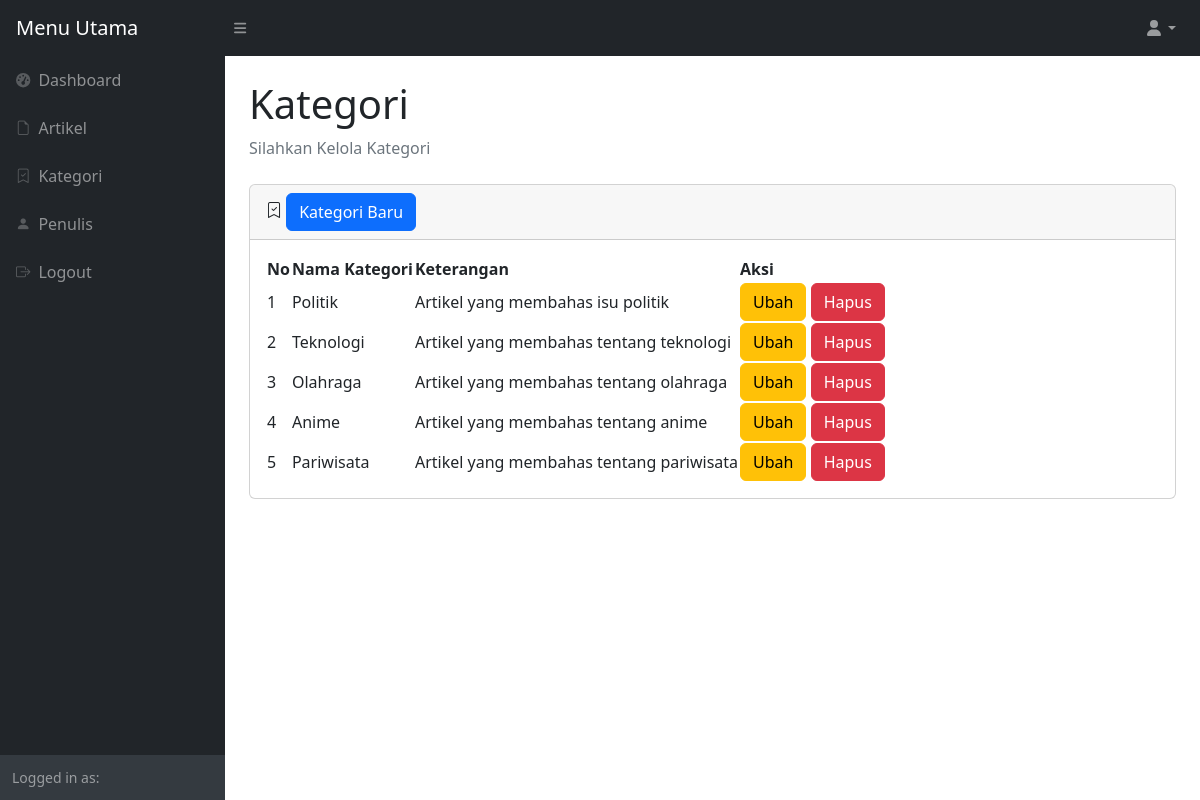
The page /kategori.php on the database its author committed.
### tables this page shows
CREATE TABLE IF NOT EXISTS `kategori` (
  `id_kategori` int NOT NULL AUTO_INCREMENT,
  `nama_kategori` varchar(50) NOT NULL DEFAULT '0',
  `keterangan` varchar(50) NOT NULL DEFAULT '0',
  PRIMARY KEY (`id_kategori`)
);

### kategori.php (the view, shortened to what this page needs)
<?php
require 'function.php';
?>
<!DOCTYPE html>
<html lang="en">
    <head>
        <link href="https://cdn.jsdelivr.net/npm/simple-datatables@7.1.2/dist/style.min.css" rel="stylesheet" />
        <link href="css/styles.css" rel="stylesheet" />
        <link rel="stylesheet" href="https://cdn.jsdelivr.net/npm/bootstrap-icons@1.11.3/font/bootstrap-icons.min.css">
    </head>
    <body class="sb-nav-fixed">
        <nav class="sb-topnav navbar navbar-expand navbar-dark bg-dark">
            <a class="navbar-brand ps-3" href="index.php">Menu Utama</a>
            <button class="btn btn-link btn-sm order-1 order-lg-0 me-4 me-lg-0" id="sidebarToggle" href="#!"><i class="fas fa-bars"></i></button>
            <ul class="navbar-nav ms-auto me-0 me-md-3 my-2 my-md-0">
                <li class="nav-item dropdown">
                    <a class="nav-link dropdown-toggle" id="navbarDropdown" href="#" role="button" data-bs-toggle="dropdown" aria-expanded="false"><i class="fas fa-user fa-fw"></i></a>
                </li>
            </ul>
        </nav>
        <div id="layoutSidenav">
            <div id="layoutSidenav_nav">
                <nav class="sb-sidenav accordion sb-sidenav-dark" id="sidenavAccordion">
                    <div class="sb-sidenav-menu">
                        <div class="nav">
                        <a class="nav-link" href="index.php">
                                <div class="sb-nav-link-icon"><i class="fas fa-tachometer-alt"></i></div>
                                Dashboard
                            </a>
                            <a class="nav-link" href="artikel.php">
                                <div class="sb-nav-link-icon"><i class="bi bi-file-earmark"></i></div>
                                Artikel
                            </a>
                            <a class="nav-link" href="kategori.php">
                                <div class="sb-nav-link-icon"><i class="bi bi-bookmark-check"></i></div>
                                Kategori
                            </a>
                            <a class="nav-link" href="penulis.php">
                                <div class="sb-nav-link-icon"><i class="bi bi-person-fill"></i></div>
                                Penulis
                            </a>
                            <a class="nav-link" href="logout.php">
                                <div class="sb-nav-link-icon"><i class="bi bi-box-arrow-right"></i></div>
                                Logout
                            </a>
                        </div>
                    </div>
                    <div class="sb-sidenav-footer">
                        <div class="small">Logged in as:</div>
                    </div>
                </nav>
            </div>
            <div id="layoutSidenav_content">
                <main>
                    <div class="container-fluid px-4">
                        <h1 class="mt-4">Kategori</h1>
                        <ol class="breadcrumb mb-4">
                            <li class="breadcrumb-item active">Silahkan Kelola Kategori</li>
                        </ol>
                        <div class="card mb-4">
                            <div class="card-header">
                            <i class="bi bi-bookmark-check"></i>
                            <button class="btn btn-primary" name="btn_artikel_baru" id="btn_artikel_baru" data-bs-toggle="modal" data-bs-target="#ModalKategori" >Kategori Baru</button>
                            </div>
                            <div class="card-body">
                                <table id="datatablesSimple">
                                    <thead>
                                        <tr>
                                            <th>No</th>
                                            <th>Nama Kategori</th>
                                            <th>Keterangan</th>
                                            <th>Aksi</th>
                                        </tr>
                                    </thead>
                                    <tbody>
                                        <?php
                                            $sql = "SELECT id_kategori, nama_kategori, keterangan FROM kategori ORDER BY id_kategori DESC";
                                            $result = mysqli_query($conn, $sql);
                                            if (mysqli_num_rows($result) > 0) {
                                                $nomor_urut = 0;
                                              while($row = mysqli_fetch_assoc($result)) {
                                                $nomor_urut++;
                                                $data_id_kategori = $row['id_kategori'];
                                                $data_nama = $row['nama_kategori'];
                                                $data_keterangan = $row['keterangan'];
                                            ?>
                                            <tr>
                                            <td><?php echo $nomor_urut; ?></td>
                                            <td><?php echo $data_nama; ?></td>
                                            <td><?php echo $data_keterangan; ?></td>
                                            <td>
                                                <button class="btn btn-warning" name="btn_ubah_kategori" data-bs-toggle="modal" data-bs-target="#ModalUpdateKategori" <?php echo $data_id_kategori; ?>>Ubah</button>
                                                <button class="btn btn-danger" name="btn_hapus_kategori" data-bs-toggle="modal" data-bs-target="#ModalHapusKategori" <?php echo $data_id_kategori; ?>>Hapus</button>
                                            </td>
                                            </tr>
                                            <?php
                                              }
                                            } else {
                                              echo "0 results";
                                            }
                                        ?>
                                    </tbody>
                                </table>
                            </div>
                        </div>
                    </div>
                </main>
            </div>
        </div>
    </body>
</html>

### rows shown on the page
kategori: nama_kategori "Politik", keterangan "Artikel yang membahas isu politik"
kategori: nama_kategori "Teknologi", keterangan "Artikel yang membahas tentang teknologi"
kategori: nama_kategori "Olahraga", keterangan "Artikel yang membahas tentang olahraga"
kategori: nama_kategori "Anime", keterangan "Artikel yang membahas tentang anime"
kategori: nama_kategori "Pariwisata", keterangan "Artikel yang membahas tentang pariwisata"
